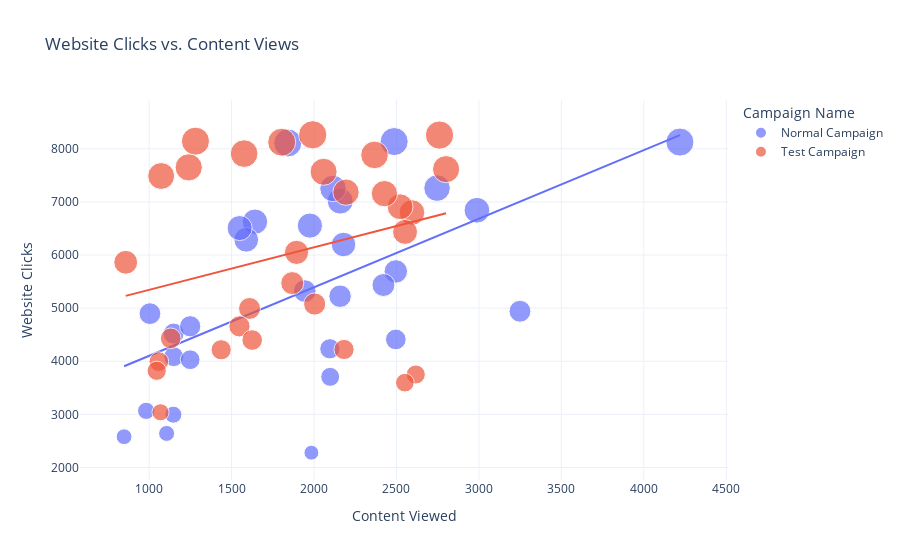

This figure's notebook cell:
### Markdown cell above
**7. Analyzing Conversion Rates: Website Clicks vs. Content Views**

### Code cell
figure = px.scatter(data_frame = ab_test, 
                    x="Content Viewed",
                    y="Website Clicks", 
                    size="Website Clicks", 
                    color= "Campaign Name", 
                    trendline="ols",
                   title="Website Clicks vs. Content Views")
figure.show()

### Figure 1 — Plotly figure (JSON) as saved in the notebook; plotly's stock layout.template omitted (floating-point values rounded to 4 significant figures)
{"data": [{"hovertemplate": "Campaign Name=Normal Campaign<br>Content Viewed=%{x}<br>Website Clicks=%{marker.size}<extra></extra>", "legendgroup": "Normal Campaign", "marker": {"color": "#636efa", "size": [7016, 2277, 8137, 2993, 6554, 4521, 4896, 5224, 6628, 7253, 3706, 8110, 2578, 5691, 6843, 4410, 4085, 4234, 5435, 4941, 6287, 8127, 6508, 4658, 3065, 5321.0, 4028, 2640, 7260, 6198], "sizemode": "area", "sizeref": 20.66, "symbol": "circle"}, "mode": "markers", "name": "Normal Campaign", "orientation": "v", "showlegend": true, "type": "scatter", "x": [2159, 1984, 2486, 1147, 1975, 1149, 1005, 2158, 1642, 2115, 2098, 1841, 848, 2496, 2988, 2496, 1149, 2096, 2421, 3249, 1589, 4219, 1549, 1249, 982, 1944.0, 1249, 1106, 2746, 2179], "xaxis": "x", "y": [7016, 2277, 8137, 2993, 6554, 4521, 4896, 5224, 6628, 7253, 3706, 8110, 2578, 5691, 6843, 4410, 4085, 4234, 5435, 4941, 6287, 8127, 6508, 4658, 3065, 5321.0, 4028, 2640, 7260, 6198], "yaxis": "y"}, {"hovertemplate": "<b>OLS trendline</b><br>Website Clicks = 1.29125 * Content Viewed + 2810.87<br>R<sup>2</sup>=0.326398<br><br>Campaign Name=Normal Campaign<br>Content Viewed=%{x}<br>Website Clicks=%{y} <b>(trend)</b><extra></extra>", "legendgroup": "Normal Campaign", "marker": {"color": "#636efa", "symbol": "circle"}, "mode": "lines", "name": "Normal Campaign", "showlegend": false, "type": "scatter", "x": [848, 982, 1005, 1106, 1147, 1149, 1149, 1249, 1249, 1549, 1589, 1642, 1841, 1944.0, 1975, 1984, 2096, 2098, 2115, 2158, 2159, 2179, 2421, 2486, 2496, 2496, 2746, 2988, 3249, 4219], "xaxis": "x", "y": [3906.0, 4079.0, 4109.0, 4239.0, 4292.0, 4295.0, 4295.0, 4424.0, 4424.0, 4811.0, 4863.0, 4931.0, 5188.0, 5321.0, 5361.0, 5373.0, 5517.0, 5520.0, 5542.0, 5597.0, 5599.0, 5625.0, 5937.0, 6021.0, 6034.0, 6034.0, 6357.0, 6669.0, 7006.0, 8259.0], "yaxis": "y"}, {"hovertemplate": "Campaign Name=Test Campaign<br>Content Viewed=%{x}<br>Website Clicks=%{marker.size}<extra></extra>", "legendgroup": "Test Campaign", "marker": {"color": "#EF553B", "size": [3038, 8125, 3750, 8264, 7568, 3993, 4993, 6800, 7910, 6909, 7617, 4657, 6050, 5471, 4431, 5077, 7156, 3596, 3820, 6435, 8144, 7651, 7885, 4399, 4216, 5863, 7488, 4221, 7184, 8259], "sizemode": "area", "sizeref": 20.66, "symbol": "circle"}, "mode": "markers", "name": "Test Campaign", "orientation": "v", "showlegend": true, "type": "scatter", "x": [1069, 1804, 2617, 1992, 2058, 1059, 1609, 2594, 1576, 2522, 2801, 1548, 1894, 1868, 1131, 2004, 2427, 2551, 1046, 2552, 1281, 1240, 2367, 1625, 1437, 858, 1073, 2182, 2194, 2761], "xaxis": "x", "y": [3038, 8125, 3750, 8264, 7568, 3993, 4993, 6800, 7910, 6909, 7617, 4657, 6050, 5471, 4431, 5077, 7156, 3596, 3820, 6435, 8144, 7651, 7885, 4399, 4216, 5863, 7488, 4221, 7184, 8259], "yaxis": "y"}, {"hovertemplate": "<b>OLS trendline</b><br>Website Clicks = 0.801598 * Content Viewed + 4542.96<br>R<sup>2</sup>=0.078623<br><br>Campaign Name=Test Campaign<br>Content Viewed=%{x}<br>Website Clicks=%{y} <b>(trend)</b><extra></extra>", "legendgroup": "Test Campaign", "marker": {"color": "#EF553B", "symbol": "circle"}, "mode": "lines", "name": "Test Campaign", "showlegend": false, "type": "scatter", "x": [858, 1046, 1059, 1069, 1073, 1131, 1240, 1281, 1437, 1548, 1576, 1609, 1625, 1804, 1868, 1894, 1992, 2004, 2058, 2182, 2194, 2367, 2427, 2522, 2551, 2552, 2594, 2617, 2761, 2801], "xaxis": "x", "y": [5231.0, 5381.0, 5392.0, 5400.0, 5403.0, 5450.0, 5537.0, 5570.0, 5695.0, 5784.0, 5806.0, 5833.0, 5846.0, 5989.0, 6040.0, 6061.0, 6140.0, 6149.0, 6193.0, 6292.0, 6302.0, 6440.0, 6488.0, 6565.0, 6588.0, 6589.0, 6622.0, 6641.0, 6756.0, 6788.0], "yaxis": "y"}], "layout": {"legend": {"itemsizing": "constant", "title": {"text": "Campaign Name"}, "tracegroupgap": 0}, "title": {"text": "Website Clicks vs. Content Views"}, "xaxis": {"anchor": "y", "domain": [0, 1], "title": {"text": "Content Viewed"}}, "yaxis": {"anchor": "x", "domain": [0, 1], "title": {"text": "Website Clicks"}}}}
